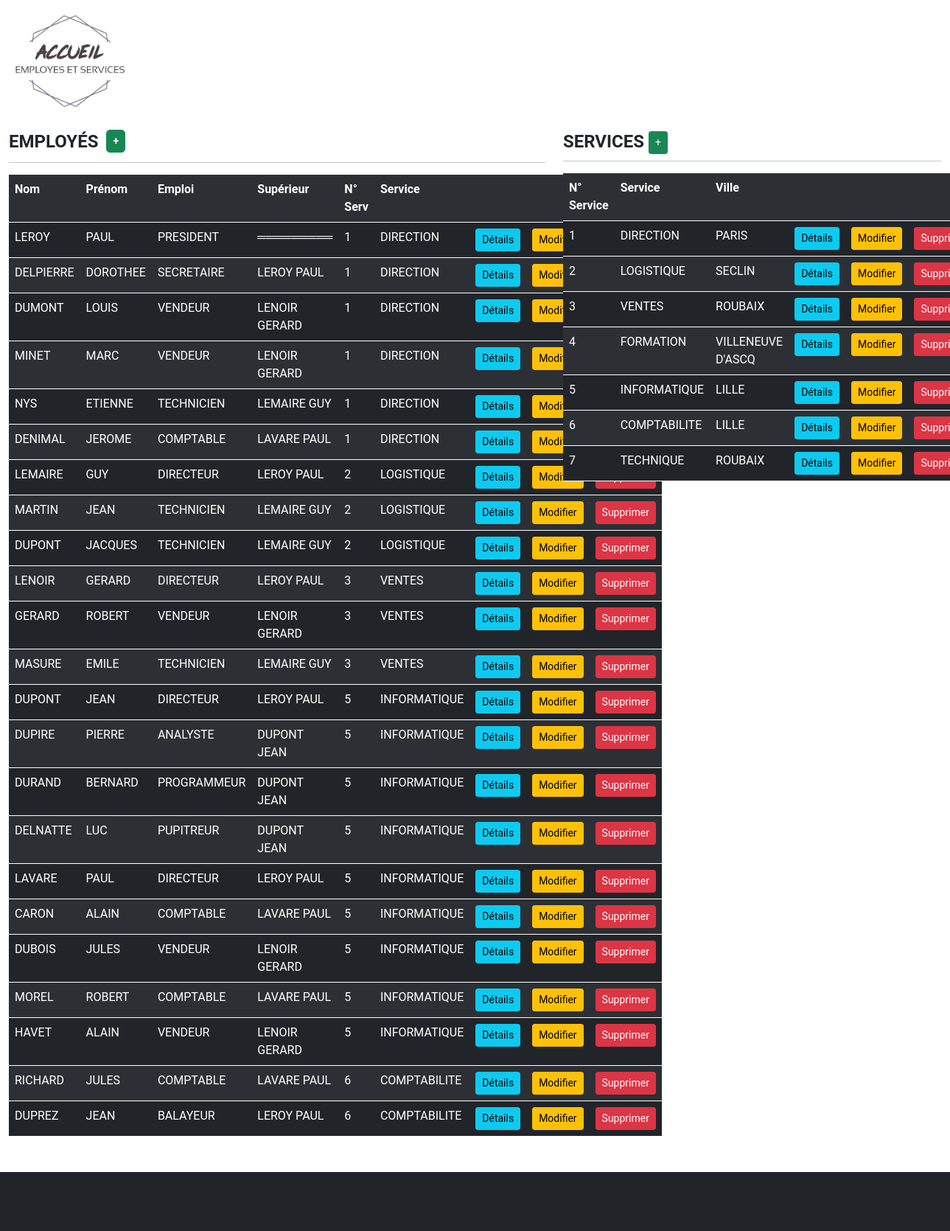
/PHP/emp_serv.php, run on the app's committed database.
### tables this page shows
CREATE TABLE employes
(
    noemp int(4) primary key NOT NULL,
    nom varchar(20),
    prenom varchar(20),
    emploi varchar(20),
    sup int(4),
    embauche date,
    sal decimal(9,2),
    comm decimal(9,2),
    noserv int(2) NOT NULL
);

CREATE TABLE services
(
    noserv int(2) NOT NULL,
    service varchar(20),
    ville varchar(20),
    primary key (noserv)
);

### PHP/emp_serv.php (the view, shortened to what this page needs)
<!DOCTYPE html>
<html lang="en">
<head>
    <link href="https://cdn.jsdelivr.net/npm/bootstrap@5.0.0-beta2/dist/css/bootstrap.min.css" rel="stylesheet">
    <link rel="stylesheet" href="emp_serv.css">
</head>
<body>
    <div class="container-fluid">
        <div class="row">
            <div class="col-lg-12">
                <header>
                    <img src="emp_serv_logo.png" alt="Accueil">
                </header>
            </div>
        </div>
        <?php
        $bdd = mysqli_init();
        mysqli_real_connect($bdd, "127.0.0.1", "root", "", "emp_serv");
        $result = mysqli_query($bdd, "SELECT e.noemp, e.nom, e.prenom, e.emploi, concat(e2.nom, ' ', e2.prenom) AS 'nom sup', e.noserv, s.service FROM employes AS e
                                      INNER JOIN services AS s on e.noserv = s.noserv
                                      INNER JOIN employes AS e2 on e.sup = e2.noemp OR e.sup IS NULL
                                      GROUP BY noemp");
        $donnees = mysqli_fetch_all($result);
        ?>
        <div class="row">
            <div class="col-lg-7">
                <div class="table_emp">
                    <table class="table table-striped table-dark">
                        <legend>EMPLOYÉS <a href='emp_serv_ajout.php?noemp=$get_noemp'><button class='btn btn-success btn-sm btn-ajout'>+</button></a>
                        </legend>
                        <hr>
                        <tr>
                            <th>Nom</th>
                            <th>Prénom</th>
                            <th>Emploi</th>
                            <th>Supérieur</th>
                            <th>N° Serv</th>
                            <th>Service</th>
                            <th></th>
                            <th></th>
                        </tr>
                        <?php
                        $i = 0;
                        while ($i < count($donnees)) {
                            if ($donnees[$i][0] == 1000) {
                                $donnees[$i][4] = "═════════";
                            }
                            $get_noemp = $donnees[$i][0];
                            echo "<tr><td>" . $donnees[$i][1] . "</td>";
                            echo "<td>" . $donnees[$i][2] . "</td>";
                            echo "<td>" . $donnees[$i][3] . "</td>";
                            echo "<td>" . $donnees[$i][4] . "</td>";
                            echo "<td>" . $donnees[$i][5] . "</td>";
                            echo "<td>" . $donnees[$i][6] . "</td>";
                            echo "<td><a href='emp_serv_details.php?noemp=$get_noemp'><button class='btn btn-info btn-sm'>Détails</button></a></td>";
                            echo "<td><a href='emp_serv_modif.php?noemp=$get_noemp'><button class='btn btn-warning btn-sm'>Modifier</button></a></td>";
                            echo "<td><a href='emp_serv_supp.php?noemp=$get_noemp'><button class='btn btn-danger btn-sm'>Supprimer</button></a></td></tr>";
                            $i++;
                        }
                        ?>
                    </table>
                </div>
            </div>
        <?php
        $bdd = mysqli_init();
        mysqli_real_connect($bdd, "127.0.0.1", "root", "", "emp_serv");
        $result = mysqli_query($bdd, "SELECT * FROM services");
        $donnees = mysqli_fetch_all($result);
        ?>
            <div class="col-lg-5">
                <div class="table_serv">
                    <table class="table table-striped table-dark">
                        <legend>SERVICES
                            <a href='emp_serv_ajout.php?noserv=$get_noserv'><button class='btn btn-success btn-sm'>+</button></a>
                        </legend>
                        <hr>
                        <tr>
                            <th>N° Service</th>
                            <th>Service</th>
                            <th>Ville</th>
                            <th></th>
                            <th></th>
                            <th></th>
                        </tr>
                        <?php
                        $i = 0;
                        while ($i < count($donnees)) {
                            $get_noserv = $donnees[$i][0];
                            echo "<tr><td>" . $donnees[$i][0] . "</td>";
                            echo "<td>" . $donnees[$i][1] . "</td>";
                            echo "<td>" . $donnees[$i][2] . "</td>";
                            echo "<td><a href='emp_serv_details.php?noserv=$get_noserv'><button class='btn btn-info btn-sm'>Détails</button></a></td>";
                            echo "<td><a href='emp_serv_modif.php?noserv=$get_noserv'><button class='btn btn-warning btn-sm'>Modifier</button></a></td>";
                            echo "<td><a href='emp_serv_supp.php?noserv=$get_noserv'><button class='btn btn-danger btn-sm'>Supprimer</button></a></td></tr>";
                            $i++;
                        }
                        ?>
                    </table>
                </div>
            </div>
        </div>
        <div class="row">
            <div class="col-lg-12">
                <footer>
                </footer>
            </div>
        </div>
    </div>
</body>
</html>

### PHP/emp_serv.css (style rules this page uses)
body { font-family: Roboto; }
.table-dark { border-color: white; }
header { position: relative; top: 0px; left: 0px; }
img { width: 150px; position: relative; top: 20px; left: 20px; }
.col-lg-12 { padding: 0; }
legend { font-weight: bold; }
.btn-ajout { border-radius: 5px; margin-left: 5px; margin-bottom: 5px; font-weight: bold; }
.table_emp, .table_serv { position: relative; top: 3em; }
footer { position: relative; top: 5em; background-color: #212529; height: 5em; }

### data on the page
employes: nom "LEROY", prenom "PAUL", emploi "PRESIDENT", i "═════════", noserv "1", services.service "DIRECTION"
employes: nom "DELPIERRE", prenom "DOROTHEE", emploi "SECRETAIRE", i "LEROY PAUL", noserv "1", services.service "DIRECTION"
employes: nom "DUMONT", prenom "LOUIS", emploi "VENDEUR", i "LENOIR GERARD", noserv "1", services.service "DIRECTION"
employes: nom "MINET", prenom "MARC", emploi "VENDEUR", i "LENOIR GERARD", noserv "1", services.service "DIRECTION"
employes: nom "NYS", prenom "ETIENNE", emploi "TECHNICIEN", i "LEMAIRE GUY", noserv "1", services.service "DIRECTION"
employes: nom "DENIMAL", prenom "JEROME", emploi "COMPTABLE", i "LAVARE PAUL", noserv "1", services.service "DIRECTION"
employes: nom "LEMAIRE", prenom "GUY", emploi "DIRECTEUR", i "LEROY PAUL", noserv "2", services.service "LOGISTIQUE"
employes: nom "MARTIN", prenom "JEAN", emploi "TECHNICIEN", i "LEMAIRE GUY", noserv "2", services.service "LOGISTIQUE"
employes: nom "DUPONT", prenom "JACQUES", emploi "TECHNICIEN", i "LEMAIRE GUY", noserv "2", services.service "LOGISTIQUE"
employes: nom "LENOIR", prenom "GERARD", emploi "DIRECTEUR", i "LEROY PAUL", noserv "3", services.service "VENTES"
employes: nom "GERARD", prenom "ROBERT", emploi "VENDEUR", i "LENOIR GERARD", noserv "3", services.service "VENTES"
employes: nom "MASURE", prenom "EMILE", emploi "TECHNICIEN", i "LEMAIRE GUY", noserv "3", services.service "VENTES"
employes: nom "DUPONT", prenom "JEAN", emploi "DIRECTEUR", i "LEROY PAUL", noserv "5", services.service "INFORMATIQUE"
employes: nom "DUPIRE", prenom "PIERRE", emploi "ANALYSTE", i "DUPONT JEAN", noserv "5", services.service "INFORMATIQUE"
employes: nom "DURAND", prenom "BERNARD", emploi "PROGRAMMEUR", i "DUPONT JEAN", noserv "5", services.service "INFORMATIQUE"
employes: nom "DELNATTE", prenom "LUC", emploi "PUPITREUR", i "DUPONT JEAN", noserv "5", services.service "INFORMATIQUE"
employes: nom "LAVARE", prenom "PAUL", emploi "DIRECTEUR", i "LEROY PAUL", noserv "5", services.service "INFORMATIQUE"
employes: nom "CARON", prenom "ALAIN", emploi "COMPTABLE", i "LAVARE PAUL", noserv "5", services.service "INFORMATIQUE"
employes: nom "DUBOIS", prenom "JULES", emploi "VENDEUR", i "LENOIR GERARD", noserv "5", services.service "INFORMATIQUE"
employes: nom "MOREL", prenom "ROBERT", emploi "COMPTABLE", i "LAVARE PAUL", noserv "5", services.service "INFORMATIQUE"
employes: nom "HAVET", prenom "ALAIN", emploi "VENDEUR", i "LENOIR GERARD", noserv "5", services.service "INFORMATIQUE"
employes: nom "RICHARD", prenom "JULES", emploi "COMPTABLE", i "LAVARE PAUL", noserv "6", services.service "COMPTABILITE"
employes: nom "DUPREZ", prenom "JEAN", emploi "BALAYEUR", i "LEROY PAUL", noserv "6", services.service "COMPTABILITE"
services: noserv "1", service "DIRECTION", ville "PARIS"
services: noserv "2", service "LOGISTIQUE", ville "SECLIN"
services: noserv "3", service "VENTES", ville "ROUBAIX"
services: noserv "4", service "FORMATION", ville "VILLENEUVE D'ASCQ"
services: noserv "5", service "INFORMATIQUE", ville "LILLE"
services: noserv "6", service "COMPTABILITE", ville "LILLE"
services: noserv "7", service "TECHNIQUE", ville "ROUBAIX"
